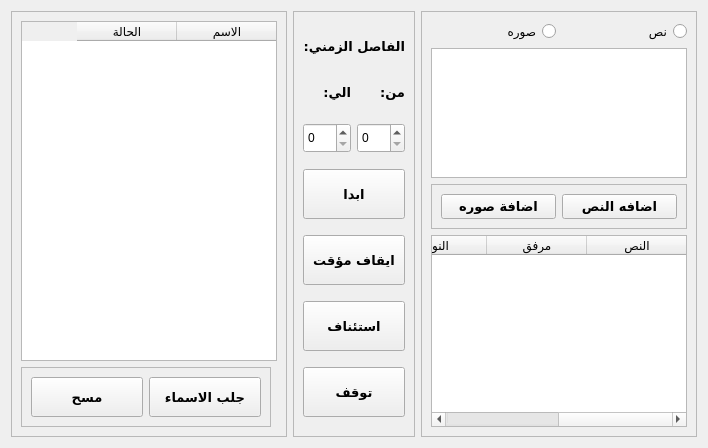
         <widget class="QWidget" name="tab_3">
          <attribute name="title">
           <string>ارسال للجروبات</string>
          </attribute>
          <layout class="QGridLayout" name="gridLayout_8">
           <item row="0" column="0">
            <widget class="QFrame" name="frame_11">
             <property name="frameShape">
              <enum>QFrame::StyledPanel</enum>
             </property>
             <property name="frameShadow">
              <enum>QFrame::Raised</enum>
             </property>
             <layout class="QGridLayout" name="gridLayout_10">
              <item row="0" column="0" rowspan="2" colspan="2">
               <widget class="QTableWidget" name="tableWidget_6">
                <property name="sizePolicy">
                 <sizepolicy hsizetype="Expanding" vsizetype="Expanding">
                  <horstretch>0</horstretch>
                  <verstretch>0</verstretch>
                 </sizepolicy>
                </property>
                <property name="layoutDirection">
                 <enum>Qt::RightToLeft</enum>
                </property>
                <property name="autoFillBackground">
                 <bool>false</bool>
                </property>
                <property name="textElideMode">
                 <enum>Qt::ElideRight</enum>
                </property>
                <column>
                 <property name="text">
                  <string>الاسم</string>
                 </property>
                </column>
                <column>
                 <property name="text">
                  <string>الحالة</string>
                 </property>
                </column>
               </widget>
              </item>
              <item row="2" column="0">
               <widget class="QFrame" name="frame_13">
                <property name="maximumSize">
                 <size>
                  <width>16777215</width>
                  <height>60</height>
                 </size>
                </property>
                <property name="frameShape">
                 <enum>QFrame::StyledPanel</enum>
                </property>
                <property name="frameShadow">
                 <enum>QFrame::Raised</enum>
                </property>
                <layout class="QGridLayout" name="gridLayout_14">
                 <item row="0" column="0">
                  <widget class="QPushButton" name="pushButton_34">
                   <property name="sizePolicy">
                    <sizepolicy hsizetype="Expanding" vsizetype="Expanding">
                     <horstretch>0</horstretch>
                     <verstretch>0</verstretch>
                    </sizepolicy>
                   </property>
                   <property name="maximumSize">
                    <size>
                     <width>16777215</width>
                     <height>50</height>
                    </size>
                   </property>
                   <property name="font">
                    <font>
                     <family>Almarai</family>
                     <pointsize>10</pointsize>
                     <weight>75</weight>
                     <bold>true</bold>
                    </font>
                   </property>
                   <property name="cursor">
                    <cursorShape>PointingHandCursor</cursorShape>
                   </property>
                   <property name="text">
                    <string>مسح</string>
                   </property>
                   <property name="iconSize">
                    <size>
                     <width>200</width>
                     <height>50</height>
                    </size>
                   </property>
                  </widget>
                 </item>
                 <item row="0" column="1">
                  <widget class="QPushButton" name="pushButton_29">
                   <property name="sizePolicy">
                    <sizepolicy hsizetype="Expanding" vsizetype="Expanding">
                     <horstretch>0</horstretch>
                     <verstretch>0</verstretch>
                    </sizepolicy>
                   </property>
                   <property name="maximumSize">
                    <size>
                     <width>16777215</width>
                     <height>50</height>
                    </size>
                   </property>
                   <property name="font">
                    <font>
                     <family>Almarai</family>
                     <pointsize>10</pointsize>
                     <weight>75</weight>
                     <bold>true</bold>
                    </font>
                   </property>
                   <property name="cursor">
                    <cursorShape>PointingHandCursor</cursorShape>
                   </property>
                   <property name="text">
                    <string>جلب الاسماء</string>
                   </property>
                   <property name="iconSize">
                    <size>
                     <width>200</width>
                     <height>50</height>
                    </size>
                   </property>
                  </widget>
                 </item>
                </layout>
               </widget>
              </item>
             </layout>
            </widget>
           </item>
           <item row="0" column="1">
            <widget class="QFrame" name="frame_10">
             <property name="maximumSize">
              <size>
               <width>150</width>
               <height>16777215</height>
              </size>
             </property>
             <property name="frameShape">
              <enum>QFrame::StyledPanel</enum>
             </property>
             <property name="frameShadow">
              <enum>QFrame::Raised</enum>
             </property>
             <layout class="QGridLayout" name="gridLayout_12">
              <item row="6" column="0" colspan="2">
               <widget class="QPushButton" name="pushButton_33">
                <property name="sizePolicy">
                 <sizepolicy hsizetype="Expanding" vsizetype="Expanding">
                  <horstretch>0</horstretch>
                  <verstretch>0</verstretch>
                 </sizepolicy>
                </property>
                <property name="maximumSize">
                 <size>
                  <width>150</width>
                  <height>50</height>
                 </size>
                </property>
                <property name="font">
                 <font>
                  <family>Almarai</family>
                  <pointsize>10</pointsize>
                  <weight>75</weight>
                  <bold>true</bold>
                 </font>
                </property>
                <property name="cursor">
                 <cursorShape>PointingHandCursor</cursorShape>
                </property>
                <property name="text">
                 <string>استئناف</string>
                </property>
                <property name="iconSize">
                 <size>
                  <width>200</width>
                  <height>50</height>
                 </size>
                </property>
               </widget>
              </item>
              <item row="7" column="0" colspan="2">
               <widget class="QPushButton" name="pushButton_35">
                <property name="sizePolicy">
                 <sizepolicy hsizetype="Expanding" vsizetype="Expanding">
                  <horstretch>0</horstretch>
                  <verstretch>0</verstretch>
                 </sizepolicy>
                </property>
                <property name="maximumSize">
                 <size>
                  <width>150</width>
                  <height>50</height>
                 </size>
                </property>
                <property name="font">
                 <font>
                  <family>Almarai</family>
                  <pointsize>10</pointsize>
                  <weight>75</weight>
                  <bold>true</bold>
                 </font>
                </property>
                <property name="cursor">
                 <cursorShape>PointingHandCursor</cursorShape>
                </property>
                <property name="text">
                 <string>توقف</string>
                </property>
                <property name="iconSize">
                 <size>
                  <width>200</width>
                  <height>50</height>
                 </size>
                </property>
               </widget>
              </item>
              <item row="0" column="0" colspan="2">
               <widget class="QLabel" name="label_6">
                <property name="sizePolicy">
                 <sizepolicy hsizetype="Expanding" vsizetype="Expanding">
                  <horstretch>0</horstretch>
                  <verstretch>0</verstretch>
                 </sizepolicy>
                </property>
                <property name="maximumSize">
                 <size>
                  <width>16777215</width>
                  <height>30</height>
                 </size>
                </property>
                <property name="font">
                 <font>
                  <family>Almarai</family>
                  <pointsize>10</pointsize>
                  <weight>75</weight>
                  <bold>true</bold>
                 </font>
                </property>
                <property name="text">
                 <string>الفاصل الزمني:</string>
                </property>
               </widget>
              </item>
              <item row="1" column="0" alignment="Qt::AlignRight">
               <widget class="QLabel" name="label_20">
                <property name="sizePolicy">
                 <sizepolicy hsizetype="Expanding" vsizetype="Expanding">
                  <horstretch>0</horstretch>
                  <verstretch>0</verstretch>
                 </sizepolicy>
                </property>
                <property name="maximumSize">
                 <size>
                  <width>50</width>
                  <height>30</height>
                 </size>
                </property>
                <property name="font">
                 <font>
                  <family>Almarai</family>
                  <pointsize>10</pointsize>
                  <weight>75</weight>
                  <bold>true</bold>
                 </font>
                </property>
                <property name="text">
                 <string>الي:</string>
                </property>
               </widget>
              </item>
              <item row="4" column="0" colspan="2">
               <widget class="QPushButton" name="pushButton_30">
                <property name="sizePolicy">
                 <sizepolicy hsizetype="Expanding" vsizetype="Expanding">
                  <horstretch>0</horstretch>
                  <verstretch>0</verstretch>
                 </sizepolicy>
                </property>
                <property name="maximumSize">
                 <size>
                  <width>150</width>
                  <height>50</height>
                 </size>
                </property>
                <property name="font">
                 <font>
                  <family>Almarai</family>
                  <pointsize>10</pointsize>
                  <weight>75</weight>
                  <bold>true</bold>
                 </font>
                </property>
                <property name="cursor">
                 <cursorShape>PointingHandCursor</cursorShape>
                </property>
                <property name="text">
                 <string>ابدا</string>
                </property>
                <property name="iconSize">
                 <size>
                  <width>200</width>
                  <height>50</height>
                 </size>
                </property>
               </widget>
              </item>
              <item row="1" column="1" alignment="Qt::AlignRight">
               <widget class="QLabel" name="label_19">
                <property name="sizePolicy">
                 <sizepolicy hsizetype="Expanding" vsizetype="Expanding">
                  <horstretch>0</horstretch>
                  <verstretch>0</verstretch>
                 </sizepolicy>
                </property>
                <property name="maximumSize">
                 <size>
                  <width>50</width>
                  <height>30</height>
                 </size>
                </property>
                <property name="font">
                 <font>
                  <family>Almarai</family>
                  <pointsize>10</pointsize>
                  <weight>75</weight>
                  <bold>true</bold>
                 </font>
                </property>
                <property name="text">
                 <string>من:</string>
                </property>
               </widget>
              </item>
              <item row="2" column="0">
               <widget class="QSpinBox" name="spinBox">
                <property name="sizePolicy">
                 <sizepolicy hsizetype="Expanding" vsizetype="Expanding">
                  <horstretch>0</horstretch>
                  <verstretch>0</verstretch>
                 </sizepolicy>
                </property>
                <property name="maximumSize">
                 <size>
                  <width>100</width>
                  <height>30</height>
                 </size>
                </property>
               </widget>
              </item>
              <item row="2" column="1">
               <widget class="QSpinBox" name="spinBox_3">
                <property name="sizePolicy">
                 <sizepolicy hsizetype="Expanding" vsizetype="Expanding">
                  <horstretch>0</horstretch>
                  <verstretch>0</verstretch>
                 </sizepolicy>
                </property>
                <property name="maximumSize">
                 <size>
                  <width>100</width>
                  <height>30</height>
                 </size>
                </property>
               </widget>
              </item>
              <item row="5" column="0" colspan="2">
               <widget class="QPushButton" name="pushButton_31">
                <property name="sizePolicy">
                 <sizepolicy hsizetype="Expanding" vsizetype="Expanding">
                  <horstretch>0</horstretch>
                  <verstretch>0</verstretch>
                 </sizepolicy>
                </property>
                <property name="maximumSize">
                 <size>
                  <width>150</width>
                  <height>50</height>
                 </size>
                </property>
                <property name="font">
                 <font>
                  <family>Almarai</family>
                  <pointsize>10</pointsize>
                  <weight>75</weight>
                  <bold>true</bold>
                 </font>
                </property>
                <property name="cursor">
                 <cursorShape>PointingHandCursor</cursorShape>
                </property>
                <property name="text">
                 <string>ايقاف مؤقت</string>
                </property>
                <property name="iconSize">
                 <size>
                  <width>200</width>
                  <height>50</height>
                 </size>
                </property>
               </widget>
              </item>
             </layout>
            </widget>
           </item>
           <item row="0" column="2">
            <widget class="QFrame" name="frame_9">
             <property name="frameShape">
              <enum>QFrame::StyledPanel</enum>
             </property>
             <property name="frameShadow">
              <enum>QFrame::Raised</enum>
             </property>
             <layout class="QGridLayout" name="gridLayout_11">
              <item row="0" column="0">
               <widget class="QRadioButton" name="radioButton_4">
                <property name="sizePolicy">
                 <sizepolicy hsizetype="Expanding" vsizetype="Expanding">
                  <horstretch>0</horstretch>
                  <verstretch>0</verstretch>
                 </sizepolicy>
                </property>
                <property name="maximumSize">
                 <size>
                  <width>16777215</width>
                  <height>30</height>
                 </size>
                </property>
                <property name="font">
                 <font>
                  <pointsize>9</pointsize>
                 </font>
                </property>
                <property name="layoutDirection">
                 <enum>Qt::RightToLeft</enum>
                </property>
                <property name="text">
                 <string>صوره</string>
                </property>
               </widget>
              </item>
              <item row="0" column="1">
               <widget class="QRadioButton" name="radioButton_3">
                <property name="sizePolicy">
                 <sizepolicy hsizetype="Expanding" vsizetype="Expanding">
                  <horstretch>0</horstretch>
                  <verstretch>0</verstretch>
                 </sizepolicy>
                </property>
                <property name="maximumSize">
                 <size>
                  <width>16777215</width>
                  <height>30</height>
                 </size>
                </property>
                <property name="font">
                 <font>
                  <pointsize>9</pointsize>
                 </font>
                </property>
                <property name="layoutDirection">
                 <enum>Qt::RightToLeft</enum>
                </property>
                <property name="text">
                 <string>نص</string>
                </property>
               </widget>
              </item>
              <item row="2" column="0" colspan="2">
               <widget class="QFrame" name="frame_12">
                <property name="maximumSize">
                 <size>
                  <width>16777215</width>
                  <height>60</height>
                 </size>
                </property>
                <property name="frameShape">
                 <enum>QFrame::StyledPanel</enum>
                </property>
                <property name="frameShadow">
                 <enum>QFrame::Raised</enum>
                </property>
                <layout class="QGridLayout" name="gridLayout_13">
                 <item row="0" column="0">
                  <widget class="QPushButton" name="pushButton_32">
                   <property name="sizePolicy">
                    <sizepolicy hsizetype="Expanding" vsizetype="Expanding">
                     <horstretch>0</horstretch>
                     <verstretch>0</verstretch>
                    </sizepolicy>
                   </property>
                   <property name="maximumSize">
                    <size>
                     <width>16777215</width>
                     <height>50</height>
                    </size>
                   </property>
                   <property name="font">
                    <font>
                     <family>Almarai</family>
                     <pointsize>10</pointsize>
                     <weight>75</weight>
                     <bold>true</bold>
                    </font>
                   </property>
                   <property name="cursor">
                    <cursorShape>PointingHandCursor</cursorShape>
                   </property>
                   <property name="text">
                    <string>اضافة صوره</string>
                   </property>
                   <property name="iconSize">
                    <size>
                     <width>200</width>
                     <height>50</height>
                    </size>
                   </property>
                  </widget>
                 </item>
                 <item row="0" column="1">
                  <widget class="QPushButton" name="pushButton_28">
                   <property name="sizePolicy">
                    <sizepolicy hsizetype="Expanding" vsizetype="Expanding">
                     <horstretch>0</horstretch>
                     <verstretch>0</verstretch>
                    </sizepolicy>
                   </property>
                   <property name="maximumSize">
                    <size>
                     <width>16777215</width>
                     <height>50</height>
                    </size>
                   </property>
                   <property name="font">
                    <font>
                     <family>Almarai</family>
                     <pointsize>10</pointsize>
                     <weight>75</weight>
                     <bold>true</bold>
                    </font>
                   </property>
                   <property name="cursor">
                    <cursorShape>PointingHandCursor</cursorShape>
                   </property>
                   <property name="text">
                    <string>اضافه النص</string>
                   </property>
                   <property name="iconSize">
                    <size>
                     <width>200</width>
                     <height>50</height>
                    </size>
                   </property>
                  </widget>
                 </item>
                </layout>
               </widget>
              </item>
              <item row="1" column="0" colspan="2">
               <widget class="QTextEdit" name="textEdit_2">
                <property name="maximumSize">
                 <size>
                  <width>16777215</width>
                  <height>130</height>
                 </size>
                </property>
                <property name="font">
                 <font>
                  <pointsize>11</pointsize>
                 </font>
                </property>
                <property name="layoutDirection">
                 <enum>Qt::RightToLeft</enum>
                </property>
               </widget>
              </item>
              <item row="3" column="0" colspan="2">
               <widget class="QTableWidget" name="tableWidget_7">
                <property name="sizePolicy">
                 <sizepolicy hsizetype="Expanding" vsizetype="Expanding">
                  <horstretch>0</horstretch>
                  <verstretch>0</verstretch>
                 </sizepolicy>
                </property>
                <property name="layoutDirection">
                 <enum>Qt::RightToLeft</enum>
                </property>
                <property name="autoFillBackground">
                 <bool>false</bool>
                </property>
                <property name="styleSheet">
                 <string notr="true">
QPushButton{
    background: transparent;
}</string>
                </property>
                <property name="textElideMode">
                 <enum>Qt::ElideRight</enum>
                </property>
                <column>
                 <property name="text">
                  <string>النص</string>
                 </property>
                </column>
                <column>
                 <property name="text">
                  <string>مرفق</string>
                 </property>
                </column>
                <column>
                 <property name="text">
                  <string>النوع</string>
                 </property>
                </column>
                <column>
                 <property name="text">
                  <string/>
                 </property>
                </column>
               </widget>
              </item>
             </layout>
            </widget>
           </item>
          </layout>
         </widget>
